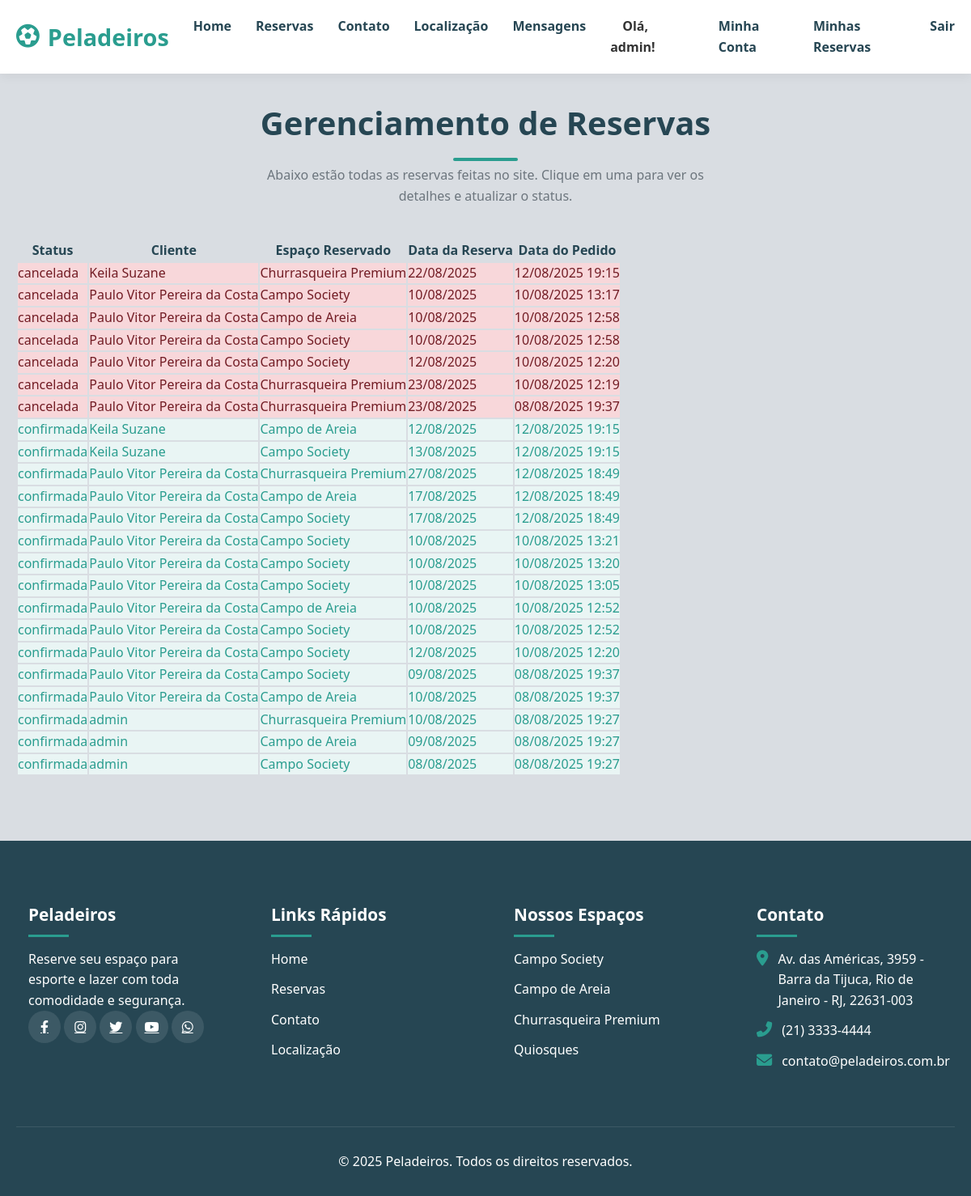
/gerenciar/ (signed in), run on an earlier commit of the app's database.
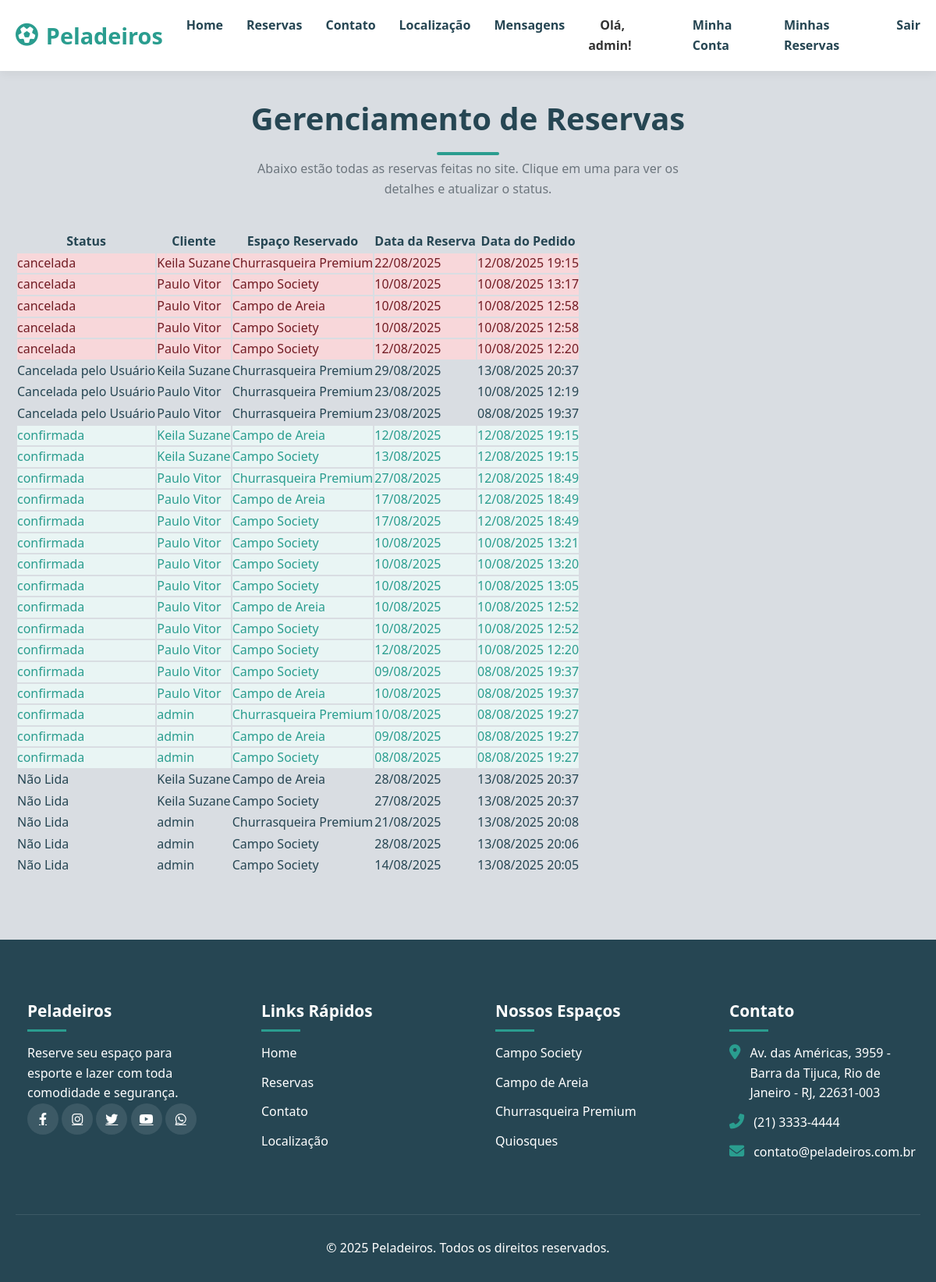
And on a later commit of the database.
### usuarios/models.py (models this page shows)
class Usuario(AbstractUser):
    cpf = models.CharField(max_length=14, unique=True)
    data_nascimento = models.DateField(null=True, blank=True)
    telefone = models.CharField(max_length=15, null=True, blank=True)
    SEXO_CHOICES = (('M', 'Masculino'), ('F', 'Feminino'))
    sexo = models.CharField(max_length=1, choices=SEXO_CHOICES, null=True, blank=True)
    cep = models.CharField(max_length=9, null=True, blank=True)
    logradouro = models.CharField(max_length=255, null=True, blank=True)
    numero = models.CharField(max_length=20, null=True, blank=True)
    complemento = models.CharField(max_length=100, null=True, blank=True)
    bairro = models.CharField(max_length=100, null=True, blank=True)
    cidade = models.CharField(max_length=100, null=True, blank=True)
    estado = models.CharField(max_length=2, null=True, blank=True)

### reservas/models.py (models this page shows, shortened)
class Reserva(models.Model):
    STATUS_CHOICES = (
        ('nao_lida', 'Não Lida'),
        ('em_tratamento', 'Em Tratamento'),
        ('tratado', 'Tratado'),
        ('cancelada_pelo_usuario', 'Cancelada pelo Usuário'), # NOVO STATUS
    )
    codigo_reserva = models.UUIDField(default=uuid.uuid4, editable=False, unique=True, null=True)
    espaco = models.ForeignKey(Espaco, on_delete=models.PROTECT, related_name='reservas')
    usuario = models.ForeignKey(settings.AUTH_USER_MODEL, on_delete=models.PROTECT, related_name='reservas_feitas')
    data_inicio = models.DateTimeField()
    data_fim = models.DateTimeField()
    preco_final = models.DecimalField(max_digits=10, decimal_places=2)
    status = models.CharField(max_length=30, choices=STATUS_CHOICES, default='nao_lida') # Aumentar max_length
    observacoes_admin = models.TextField(
        blank=True,
        null=True,
        verbose_name="Observações do Administrador",
        help_text="Anotações internas visíveis apenas para a administração."
    )
    data_criacao = models.DateTimeField(auto_now_add=True)

class Espaco(models.Model):
    MODELO_COBRANCA_CHOICES = (('hora', 'Por Hora'), ('periodo', 'Por Período'))
    TIPO_CHOICES = (('campo', 'Campo'), ('churrasqueira', 'Churrasqueira'), ('quiosque', 'Quiosque'))
    nome = models.CharField(max_length=100)
    descricao = models.TextField(blank=True, null=True)
    foto = models.ImageField(upload_to='espacos_fotos/', blank=True, null=True)
    tipo = models.CharField(max_length=20, choices=TIPO_CHOICES)
    capacidade = models.PositiveIntegerField()
    disponivel = models.BooleanField(default=True)
    modelo_de_cobranca = models.CharField(max_length=10, choices=MODELO_COBRANCA_CHOICES, default='hora')

### reservas/views.py (the view)
# urls.py: path('gerenciar/', views.gerenciar_reservas, name='gerenciar_reservas'),
@user_passes_test(is_staff_member)
def gerenciar_reservas(request):
    reservas_list = Reserva.objects.all().order_by('status', '-data_criacao')
    context = {
        'reservas': reservas_list
    }
    return render(request, 'gerenciar_reservas.html', context)

### reservas/views.py (called while the page is built)
def is_staff_member(user):
    return user.is_staff

### templates/gerenciar_reservas.html (shortened to what this page needs)
{% extends 'base.html' %}
{% load static %}
{% block content %}
<section class="admin-list" style="padding: 120px 0 80px 0;">
    <div class="container">
        <h2 class="section-title">Gerenciamento de Reservas</h2>
        <p class="section-subtitle">Abaixo estão todas as reservas feitas no site. Clique em uma para ver os detalhes e atualizar o status.</p>
        <div class="table-responsive">
            <table class="table table-hover reservations-table">
                <thead>
                    <tr>
                        <th>Status</th>
                        <th>Cliente</th>
                        <th>Espaço Reservado</th>
                        <th>Data da Reserva</th>
                        <th>Data do Pedido</th>
                    </tr>
                </thead>
                <tbody>
                    {% for reserva in reservas %}
                    <tr class="reservation-row status-{{ reserva.status }}" data-href="{% url 'reservas:detalhe_reserva_admin' reserva.id %}">
                        <td>
                            <span class="badge status-badge-{{ reserva.status }}">{{ reserva.get_status_display }}</span>
                        </td>
                        <td>{{ reserva.usuario.get_full_name|default:reserva.usuario.username }}</td>
                        <td>{{ reserva.espaco.nome }}</td>
                        <td>{{ reserva.data_inicio|date:"d/m/Y" }}</td>
                        <td>{{ reserva.data_criacao|date:"d/m/Y H:i" }}</td>
                    </tr>
                    {% empty %}
                    <tr>
                        <td colspan="5" class="text-center">Nenhuma reserva encontrada.</td>
                    </tr>
                    {% endfor %}
                </tbody>
            </table>
        </div>
    </div>
</section>
{% endblock %}

### templates/base.html (shortened to what this page needs)
{% load static %}
<!DOCTYPE html>
<html lang="pt-BR">
<head>
    <link rel="stylesheet" href="https://cdnjs.cloudflare.com/ajax/libs/font-awesome/6.4.0/css/all.min.css">
    <link rel="stylesheet" href="{% static 'css/styles.css' %}">
</head>
<body>
    <header>
        <div class="container">
            <nav class="navbar">
                <a href="{% url 'index' %}" class="logo">
                    <i class="fas fa-futbol"></i>
                    Peladeiros
                </a>
                <ul class="nav-links">
                    <li><a href="{% url 'index' %}">Home</a></li>
                    <li><a href="{% url 'reservas:reservas' %}">Reservas</a></li>
                    <li><a href="{% url 'contato:contato' %}">Contato</a></li>
                    <li><a href="{% url 'localizacao' %}">Localização</a></li>
                    {% if user.is_authenticated %}
                        {% if user.is_staff %}
                        <li><a href="{% url 'contato:lista_mensagens' %}" style="color: #264653;">Mensagens</a></li>
                        {% endif %}
                        <li><span style="color: #333; font-weight: 600; padding: 0 15px;">Olá, {{ user.first_name|default:user.username }}!</span></li>
                        <li><a href="{% url 'usuarios:minha_conta' %}">Minha Conta</a></li>
                        <li><a href="{% url 'reservas:minhas_reservas' %}">Minhas Reservas</a></li>
                        <li><a href="{% url 'usuarios:sair' %}">Sair</a></li>
                    {% else %}
                        <li><a href="{% url 'usuarios:entrar' %}">Entrar</a></li>
                        <li><a href="{% url 'usuarios:criar_conta' %}" class="btn">Criar Conta</a></li>
                    {% endif %}
                </ul>
            </nav>
        </div>
    </header>
    <main>
        {% block content %}
        {% endblock %}
    </main>
    <footer id="contact">
        <div class="container">
            <div class="footer-content">
                 <div class="footer-column">
                    <h3>Peladeiros</h3>
                    <p>Reserve seu espaço para esporte e lazer com toda comodidade e segurança.</p>
                    <div class="social-links">
                        <a href="#"><i class="fab fa-facebook-f"></i></a>
                        <a href="#"><i class="fab fa-instagram"></i></a>
                        <a href="#"><i class="fab fa-twitter"></i></a>
                        <a href="#"><i class="fab fa-youtube"></i></a>
                        <a href="#"><i class="fab fa-whatsapp"></i></a>
                    </div>
                </div>
                <div class="footer-column">
                    <h3>Links Rápidos</h3>
                    <ul>
                        <li><a href="{% url 'index' %}">Home</a></li>
                        <li><a href="{% url 'reservas:reservas' %}">Reservas</a></li>
                        <li><a href="{% url 'contato:contato' %}">Contato</a></li>
                        <li><a href="{% url 'localizacao' %}">Localização</a></li>
                    </ul>
                </div>
                <div class="footer-column">
                    <h3>Nossos Espaços</h3>
                    <ul>
                        <li>Campo Society</li>
                        <li>Campo de Areia</li>
                        <li>Churrasqueira Premium</li>
                        <li>Quiosques</li>
                    </ul>
                </div>
                <div class="footer-column">
                    <h3>Contato</h3>
                    <ul class="contact-info">
                        <li><i class="fas fa-map-marker-alt"></i><span>Av. das Américas, 3959 - Barra da Tijuca, Rio de Janeiro - RJ, 22631-003</span></li>
                        <li><i class="fas fa-phone-alt"></i><span>(21) 3333-4444</span></li>
                        <li><i class="fas fa-envelope"></i><span>contato@peladeiros.com.br</span></li>
                    </ul>
                </div>
            </div>
            <div class="copyright">
                &copy; 2025 Peladeiros. Todos os direitos reservados.
            </div>
        </div>
    </footer>
</body>
</html>

### static/css/styles.css (style rules this page uses)
:root { --primary: #2a9d8f; --primary-dark: #1d7a6e; --secondary: #e76f51; --accent: #f4a261; --light: #f8f9fa; --dark: #264653; --success: #2a9d8f; --warning: #e9c46a; --danger: #e76f51; --gray: #6c757d; --light-gray: #e9ecef; --border-radius: 12px; --box-shadow: 0 8px 24px rgba(0, 0, 0, 0.1); --transition: all 0.3s ease; }
* { margin: 0; padding: 0; box-sizing: border-box; font-family: 'Segoe UI', Tahoma, Geneva, Verdana, sans-serif; }
body { background-color: #d9dde2; color: var(--dark); line-height: 1.6; }
.container { width: 100%; max-width: 1200px; margin: 0 auto; padding: 0 20px; }
section { padding: 80px 0; }
.section-title { text-align: center; margin-bottom: 60px; color: var(--dark); font-size: 2.5rem; position: relative; }
.section-title:after { content: ''; position: absolute; bottom: -15px; left: 50%; transform: translateX(-50%); width: 80px; height: 4px; background: var(--primary); border-radius: 2px; }
header { background: white; box-shadow: 0 4px 12px rgba(0, 0, 0, 0.05); position: fixed; width: 100%; top: 0; z-index: 1000; }
.navbar { display: flex; justify-content: space-between; align-items: center; padding: 20px 0; }
.logo { display: flex; align-items: center; font-size: 1.8rem; font-weight: 700; color: var(--primary); text-decoration: none; }
.logo i { margin-right: 10px; }
.nav-links { display: flex; list-style: none; }
.nav-links li { margin-left: 30px; }
.nav-links a { text-decoration: none; color: var(--dark); font-weight: 600; transition: var(--transition); position: relative; }
.nav-links a:after { content: ''; position: absolute; bottom: -5px; left: 0; width: 0; height: 2px; background: var(--primary); transition: var(--transition); }
.contact-info { background: white; border-radius: var(--border-radius); }
.contact-info li { margin-bottom: 20px; display: flex; align-items: center; gap: 15px; }
.contact-info i { font-size: 1.2rem; color: var(--primary); }
.social-links a { display: inline-flex; align-items: center; justify-content: center; width: 40px; height: 40px; background: rgba(255, 255, 255, 0.1); border-radius: 50%; color: white; transition: var(--transition); }
footer { background: var(--dark); color: white; padding: 60px 0 30px; }
.footer-content { display: grid; grid-template-columns: repeat(auto-fit, minmax(250px, 1fr)); gap: 40px; margin-bottom: 40px; }
.footer-column { background: var(--dark); padding: 15px; color: white; }
.footer-column h3 { font-size: 1.3rem; margin-bottom: 25px; position: relative; color: white; }
.footer-column h3:after { content: ''; position: absolute; bottom: -10px; left: 0; width: 50px; height: 3px; background: var(--primary); }
.footer-column ul { list-style: none; }
.footer-column ul li { margin-bottom: 12px; }
.footer-column ul li a { color: white; text-decoration: none; transition: var(--transition); }
.footer-column .contact-info { background-color: transparent !important; }
.footer-column .contact-info li { display: flex; align-items: flex-start; gap: 12px; color: white; }
.footer-column .contact-info i { margin-top: 1px; color: var(--primary); }
.copyright { text-align: center; border-top: 1px solid rgba(255, 255, 255, 0.1); padding-top: 30px; margin-top: 30px; }
.status-confirmada { background-color: #e9f5f4; color: #2a9d8f; }
.status-cancelada { background-color: #f8d7da; color: #721c24; }
.section-subtitle { text-align: center; max-width: 600px; margin: -40px auto 40px auto; color: var(--gray); }

What changed in the data, as far as the page shows it:
changed through a linked row, Reserva (number 2 of 29 on the later page): usuario.get_full_name "Paulo Vitor Pereira da Costa" → "Paulo Vitor"
changed through a linked row, Reserva (number 3 of 29 on the later page): usuario.get_full_name "Paulo Vitor Pereira da Costa" → "Paulo Vitor"
changed through a linked row, Reserva (number 4 of 29 on the later page): usuario.get_full_name "Paulo Vitor Pereira da Costa" → "Paulo Vitor"
changed through a linked row, Reserva (number 5 of 29 on the later page): usuario.get_full_name "Paulo Vitor Pereira da Costa" → "Paulo Vitor"
added Reserva: status "Cancelada pelo Usuário", usuario.get_full_name "Keila Suzane", espaco.nome "Churrasqueira Premium", data_inicio "29/08/2025", data_criacao "13/08/2025 20:37"
changed Reserva (number 7 of 29 on the later page): status "cancelada" → "Cancelada pelo Usuário"; usuario.get_full_name "Paulo Vitor Pereira da Costa" → "Paulo Vitor"
changed Reserva (number 8 of 29 on the later page): status "cancelada" → "Cancelada pelo Usuário"; usuario.get_full_name "Paulo Vitor Pereira da Costa" → "Paulo Vitor"
changed through a linked row, Reserva (number 11 of 29 on the later page): usuario.get_full_name "Paulo Vitor Pereira da Costa" → "Paulo Vitor"
changed through a linked row, Reserva (number 12 of 29 on the later page): usuario.get_full_name "Paulo Vitor Pereira da Costa" → "Paulo Vitor"
changed through a linked row, Reserva (number 13 of 29 on the later page): usuario.get_full_name "Paulo Vitor Pereira da Costa" → "Paulo Vitor"
changed through a linked row, Reserva (number 14 of 29 on the later page): usuario.get_full_name "Paulo Vitor Pereira da Costa" → "Paulo Vitor"
changed through a linked row, Reserva (number 15 of 29 on the later page): usuario.get_full_name "Paulo Vitor Pereira da Costa" → "Paulo Vitor"
changed through a linked row, Reserva (number 16 of 29 on the later page): usuario.get_full_name "Paulo Vitor Pereira da Costa" → "Paulo Vitor"
changed through a linked row, Reserva (number 17 of 29 on the later page): usuario.get_full_name "Paulo Vitor Pereira da Costa" → "Paulo Vitor"
changed through a linked row, Reserva (number 18 of 29 on the later page): usuario.get_full_name "Paulo Vitor Pereira da Costa" → "Paulo Vitor"
changed through a linked row, Reserva (number 19 of 29 on the later page): usuario.get_full_name "Paulo Vitor Pereira da Costa" → "Paulo Vitor"
changed through a linked row, Reserva (number 20 of 29 on the later page): usuario.get_full_name "Paulo Vitor Pereira da Costa" → "Paulo Vitor"
changed through a linked row, Reserva (number 21 of 29 on the later page): usuario.get_full_name "Paulo Vitor Pereira da Costa" → "Paulo Vitor"
added Reserva: status "Não Lida", usuario.get_full_name "Keila Suzane", espaco.nome "Campo de Areia", data_inicio "28/08/2025", data_criacao "13/08/2025 20:37"
added Reserva: status "Não Lida", usuario.get_full_name "Keila Suzane", espaco.nome "Campo Society", data_inicio "27/08/2025", data_criacao "13/08/2025 20:37"
added Reserva: status "Não Lida", usuario.get_full_name "admin", espaco.nome "Churrasqueira Premium", data_inicio "21/08/2025", data_criacao "13/08/2025 20:08"
added Reserva: status "Não Lida", usuario.get_full_name "admin", espaco.nome "Campo Society", data_inicio "28/08/2025", data_criacao "13/08/2025 20:06"
added Reserva: status "Não Lida", usuario.get_full_name "admin", espaco.nome "Campo Society", data_inicio "14/08/2025", data_criacao "13/08/2025 20:05"
